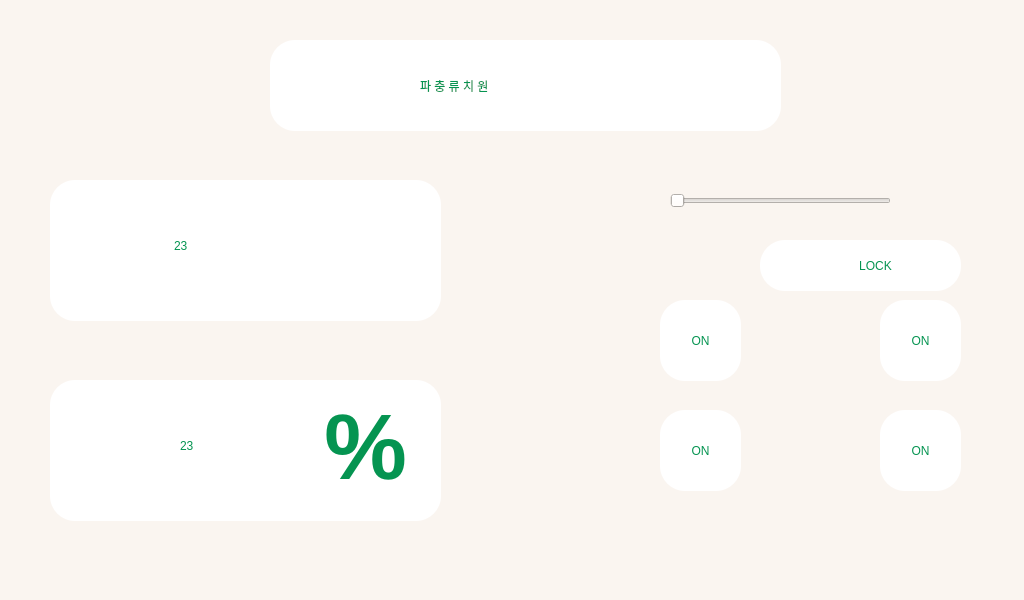
<?xml version="1.0" encoding="UTF-8"?>
<ui version="4.0">
 <class>MainWindow</class>
 <widget class="QMainWindow" name="MainWindow">
  <property name="geometry">
   <rect>
    <x>0</x>
    <y>0</y>
    <width>1024</width>
    <height>600</height>
   </rect>
  </property>
  <property name="windowTitle">
   <string>MainWindow</string>
  </property>
  <property name="autoFillBackground">
   <bool>false</bool>
  </property>
  <property name="styleSheet">
   <string notr="true">background-color: rgb(250, 245, 240);</string>
  </property>
  <widget class="QWidget" name="centralwidget">
   <widget class="QWidget" name="widget" native="true">
    <property name="geometry">
     <rect>
      <x>560</x>
      <y>150</y>
      <width>331</width>
      <height>91</height>
     </rect>
    </property>
    <widget class="QColumnView" name="columnView">
     <property name="geometry">
      <rect>
       <x>10</x>
       <y>10</y>
       <width>81</width>
       <height>81</height>
      </rect>
     </property>
     <property name="styleSheet">
      <string notr="true">border-image: url(:/newPrefix/led.png);
border-radius: 25%;</string>
     </property>
    </widget>
    <widget class="QSlider" name="horizontalSlider">
     <property name="geometry">
      <rect>
       <x>110</x>
       <y>30</y>
       <width>221</width>
       <height>41</height>
      </rect>
     </property>
     <property name="styleSheet">
      <string notr="true">selection-color: rgb(157, 178, 151);
</string>
     </property>
     <property name="maximum">
      <number>255</number>
     </property>
     <property name="singleStep">
      <number>3</number>
     </property>
     <property name="orientation">
      <enum>Qt::Horizontal</enum>
     </property>
    </widget>
   </widget>
   <widget class="QWidget" name="widget_2" native="true">
    <property name="geometry">
     <rect>
      <x>50</x>
      <y>380</y>
      <width>391</width>
      <height>141</height>
     </rect>
    </property>
    <property name="styleSheet">
     <string notr="true">background-color: rgb(255, 255, 255);
border-radius: 25%;</string>
    </property>
    <widget class="QColumnView" name="humid_img">
     <property name="geometry">
      <rect>
       <x>20</x>
       <y>20</y>
       <width>101</width>
       <height>101</height>
      </rect>
     </property>
     <property name="styleSheet">
      <string notr="true">background-color: rgb(255, 255, 255);
border-image: url(:/newPrefix/humid.png);
border-radius: 25%</string>
     </property>
    </widget>
    <widget class="QTextBrowser" name="humid_unit">
     <property name="geometry">
      <rect>
       <x>250</x>
       <y>10</y>
       <width>131</width>
       <height>121</height>
      </rect>
     </property>
     <property name="styleSheet">
      <string notr="true">background-color: rgb(255, 255, 255);
border-radius: 25%;
color: rgb(5, 148, 81);</string>
     </property>
     <property name="html">
      <string>&lt;!DOCTYPE HTML PUBLIC &quot;-//W3C//DTD HTML 4.0//EN&quot; &quot;http://www.w3.org/TR/REC-html40/strict.dtd&quot;&gt;
&lt;html&gt;&lt;head&gt;&lt;meta name=&quot;qrichtext&quot; content=&quot;1&quot; /&gt;&lt;meta charset=&quot;utf-8&quot; /&gt;&lt;style type=&quot;text/css&quot;&gt;
p, li { white-space: pre-wrap; }
hr { height: 1px; border-width: 0; }
li.unchecked::marker { content: &quot;\2610&quot;; }
li.checked::marker { content: &quot;\2612&quot;; }
&lt;/style&gt;&lt;/head&gt;&lt;body style=&quot; font-family:'맑은 고딕'; font-size:9pt; font-weight:400; font-style:normal;&quot;&gt;
&lt;p align=&quot;center&quot; style=&quot; margin-top:0px; margin-bottom:0px; margin-left:0px; margin-right:0px; -qt-block-indent:0; text-indent:0px;&quot;&gt;&lt;span style=&quot; font-family:'Sans Serif'; font-size:70pt; font-weight:600; color:#059451;&quot;&gt;%&lt;/span&gt;&lt;/p&gt;&lt;/body&gt;&lt;/html&gt;</string>
     </property>
    </widget>
    <widget class="QLabel" name="humid_val">
     <property name="geometry">
      <rect>
       <x>130</x>
       <y>30</y>
       <width>121</width>
       <height>71</height>
      </rect>
     </property>
     <property name="styleSheet">
      <string notr="true">background-color: rgb(255, 255, 255);
color: rgb(5, 148, 81);
font-weight: &quot;Bolder&quot;;
font: 700 62pt &quot;맑은 고딕&quot;;
</string>
     </property>
     <property name="text">
      <string>23</string>
     </property>
    </widget>
   </widget>
   <widget class="QWidget" name="widget_3" native="true">
    <property name="geometry">
     <rect>
      <x>50</x>
      <y>180</y>
      <width>391</width>
      <height>141</height>
     </rect>
    </property>
    <property name="styleSheet">
     <string notr="true">background-color: rgb(255, 255, 255);
border-radius: 25%;</string>
    </property>
    <widget class="QColumnView" name="temp_img">
     <property name="geometry">
      <rect>
       <x>0</x>
       <y>10</y>
       <width>131</width>
       <height>121</height>
      </rect>
     </property>
     <property name="styleSheet">
      <string notr="true">background-color: rgb(255, 255, 255);
border-image: url(:/newPrefix/temp.png);
border-image: url(:/newPrefix/temp.png);
border-radius: 25%</string>
     </property>
    </widget>
    <widget class="QTextBrowser" name="temp_unit">
     <property name="geometry">
      <rect>
       <x>250</x>
       <y>10</y>
       <width>111</width>
       <height>101</height>
      </rect>
     </property>
     <property name="styleSheet">
      <string notr="true">background-color: rgb(255, 255, 255);
border-image: url(:/newPrefix/temperature_celsius_icon_137115.png);
border-radius: 25%</string>
     </property>
     <property name="html">
      <string>&lt;!DOCTYPE HTML PUBLIC &quot;-//W3C//DTD HTML 4.0//EN&quot; &quot;http://www.w3.org/TR/REC-html40/strict.dtd&quot;&gt;
&lt;html&gt;&lt;head&gt;&lt;meta name=&quot;qrichtext&quot; content=&quot;1&quot; /&gt;&lt;meta charset=&quot;utf-8&quot; /&gt;&lt;style type=&quot;text/css&quot;&gt;
p, li { white-space: pre-wrap; }
hr { height: 1px; border-width: 0; }
li.unchecked::marker { content: &quot;\2610&quot;; }
li.checked::marker { content: &quot;\2612&quot;; }
&lt;/style&gt;&lt;/head&gt;&lt;body style=&quot; font-family:'맑은 고딕'; font-size:9pt; font-weight:400; font-style:normal;&quot;&gt;
&lt;p align=&quot;center&quot; style=&quot;-qt-paragraph-type:empty; margin-top:0px; margin-bottom:0px; margin-left:0px; margin-right:0px; -qt-block-indent:0; text-indent:0px;&quot;&gt;&lt;br /&gt;&lt;/p&gt;&lt;/body&gt;&lt;/html&gt;</string>
     </property>
    </widget>
    <widget class="QLabel" name="temp_val">
     <property name="geometry">
      <rect>
       <x>124</x>
       <y>30</y>
       <width>121</width>
       <height>71</height>
      </rect>
     </property>
     <property name="styleSheet">
      <string notr="true">background-color: rgb(255, 255, 255);
color: rgb(5, 148, 81);
font-weight: &quot;Bolder&quot;;
font: 700 62pt &quot;맑은 고딕&quot;;
</string>
     </property>
     <property name="text">
      <string>23</string>
     </property>
    </widget>
   </widget>
   <widget class="QPushButton" name="fan_btn">
    <property name="geometry">
     <rect>
      <x>660</x>
      <y>300</y>
      <width>81</width>
      <height>81</height>
     </rect>
    </property>
    <property name="styleSheet">
     <string notr="true">color: rgb(5, 148, 81);
background-color: rgb(255, 255, 255);
border-radius:25%;
font: 700 22pt &quot;맑은 고딕&quot;;</string>
    </property>
    <property name="text">
     <string>ON</string>
    </property>
   </widget>
   <widget class="QColumnView" name="heat_img">
    <property name="geometry">
     <rect>
      <x>790</x>
      <y>300</y>
      <width>81</width>
      <height>81</height>
     </rect>
    </property>
    <property name="styleSheet">
     <string notr="true">border-image: url(:/newPrefix/heater.png);
border-radius: 25%;</string>
    </property>
   </widget>
   <widget class="QColumnView" name="waterfall_img">
    <property name="geometry">
     <rect>
      <x>570</x>
      <y>410</y>
      <width>81</width>
      <height>81</height>
     </rect>
    </property>
    <property name="styleSheet">
     <string notr="true">border-image: url(:/newPrefix/waterfall.png);
border-radius: 25%;</string>
    </property>
   </widget>
   <widget class="QColumnView" name="humidifier_img">
    <property name="geometry">
     <rect>
      <x>790</x>
      <y>410</y>
      <width>81</width>
      <height>81</height>
     </rect>
    </property>
    <property name="styleSheet">
     <string notr="true">border-image: url(:/newPrefix/humidifier.png);
border-radius: 25%;</string>
    </property>
   </widget>
   <widget class="QPushButton" name="heat_btn">
    <property name="geometry">
     <rect>
      <x>880</x>
      <y>300</y>
      <width>81</width>
      <height>81</height>
     </rect>
    </property>
    <property name="styleSheet">
     <string notr="true">color: rgb(5, 148, 81);
background-color: rgb(255, 255, 255);
border-radius:25%;
font: 700 22pt &quot;맑은 고딕&quot;;</string>
    </property>
    <property name="text">
     <string>ON</string>
    </property>
   </widget>
   <widget class="QPushButton" name="waterfall_btn">
    <property name="geometry">
     <rect>
      <x>660</x>
      <y>410</y>
      <width>81</width>
      <height>81</height>
     </rect>
    </property>
    <property name="styleSheet">
     <string notr="true">color: rgb(5, 148, 81);
background-color: rgb(255, 255, 255);
border-radius:25%;
font: 700 22pt &quot;맑은 고딕&quot;;</string>
    </property>
    <property name="text">
     <string>ON</string>
    </property>
   </widget>
   <widget class="QPushButton" name="humidifier_btn">
    <property name="geometry">
     <rect>
      <x>880</x>
      <y>410</y>
      <width>81</width>
      <height>81</height>
     </rect>
    </property>
    <property name="styleSheet">
     <string notr="true">color: rgb(5, 148, 81);
background-color: rgb(255, 255, 255);
border-radius:25%;
font: 700 22pt &quot;맑은 고딕&quot;;</string>
    </property>
    <property name="text">
     <string>ON</string>
    </property>
   </widget>
   <widget class="QColumnView" name="fan_img">
    <property name="geometry">
     <rect>
      <x>570</x>
      <y>300</y>
      <width>81</width>
      <height>81</height>
     </rect>
    </property>
    <property name="styleSheet">
     <string notr="true">border-image: url(:/newPrefix/fan.png);
border-radius: 25%;</string>
    </property>
   </widget>
   <widget class="QWidget" name="widget_4" native="true">
    <property name="geometry">
     <rect>
      <x>270</x>
      <y>40</y>
      <width>511</width>
      <height>91</height>
     </rect>
    </property>
    <property name="styleSheet">
     <string notr="true">background-color: rgb(255, 255, 255);
border-radius: 25%;</string>
    </property>
    <widget class="QFrame" name="frame">
     <property name="geometry">
      <rect>
       <x>10</x>
       <y>10</y>
       <width>120</width>
       <height>80</height>
      </rect>
     </property>
     <property name="styleSheet">
      <string notr="true">border-image: url(:/newPrefix/retile01.png);
border-radius: 25%;</string>
     </property>
     <property name="frameShape">
      <enum>QFrame::StyledPanel</enum>
     </property>
     <property name="frameShadow">
      <enum>QFrame::Raised</enum>
     </property>
    </widget>
    <widget class="QLabel" name="title">
     <property name="geometry">
      <rect>
       <x>150</x>
       <y>10</y>
       <width>351</width>
       <height>71</height>
      </rect>
     </property>
     <property name="styleSheet">
      <string notr="true">font: 700 36pt &quot;맑은 고딕&quot;;
color: rgb(5, 148, 81);
background-color: rgb(255, 255, 255);</string>
     </property>
     <property name="text">
      <string>파 충 류 치 원 </string>
     </property>
    </widget>
   </widget>
   <widget class="QWidget" name="lock" native="true">
    <property name="geometry">
     <rect>
      <x>760</x>
      <y>240</y>
      <width>201</width>
      <height>51</height>
     </rect>
    </property>
    <property name="styleSheet">
     <string notr="true">background-color: rgb(255, 255, 255);
border-radius: 25%;</string>
    </property>
    <widget class="QWidget" name="lock_img" native="true">
     <property name="geometry">
      <rect>
       <x>20</x>
       <y>10</y>
       <width>31</width>
       <height>31</height>
      </rect>
     </property>
     <property name="styleSheet">
      <string notr="true">border-image: url(:/newPrefix/lock.png);</string>
     </property>
    </widget>
    <widget class="QPushButton" name="lock_btn">
     <property name="geometry">
      <rect>
       <x>60</x>
       <y>10</y>
       <width>111</width>
       <height>31</height>
      </rect>
     </property>
     <property name="styleSheet">
      <string notr="true">color: rgb(5, 148, 81);
background-color: rgb(255, 255, 255);
border-radius: 50%;
font: 700 18pt &quot;맑은 고딕&quot;;</string>
     </property>
     <property name="text">
      <string>LOCK</string>
     </property>
    </widget>
   </widget>
  </widget>
  <widget class="QMenuBar" name="menubar">
   <property name="geometry">
    <rect>
     <x>0</x>
     <y>0</y>
     <width>1024</width>
     <height>22</height>
    </rect>
   </property>
  </widget>
  <widget class="QStatusBar" name="statusbar"/>
 </widget>
 <resources>
  <include location="../../../../pjt/icon.qrc"/>
  <include location="../../Downloads/icon.qrc"/>
 </resources>
 <connections>
  <connection>
   <sender>fan_btn</sender>
   <signal>clicked()</signal>
   <receiver>MainWindow</receiver>
   <slot>fan_on()</slot>
   <hints>
    <hint type="sourcelabel">
     <x>703</x>
     <y>340</y>
    </hint>
    <hint type="destinationlabel">
     <x>759</x>
     <y>213</y>
    </hint>
   </hints>
  </connection>
  <connection>
   <sender>heat_btn</sender>
   <signal>clicked()</signal>
   <receiver>MainWindow</receiver>
   <slot>heat_on()</slot>
   <hints>
    <hint type="sourcelabel">
     <x>944</x>
     <y>331</y>
    </hint>
    <hint type="destinationlabel">
     <x>975</x>
     <y>210</y>
    </hint>
   </hints>
  </connection>
  <connection>
   <sender>waterfall_btn</sender>
   <signal>clicked()</signal>
   <receiver>MainWindow</receiver>
   <slot>waterfall_on()</slot>
   <hints>
    <hint type="sourcelabel">
     <x>673</x>
     <y>485</y>
    </hint>
    <hint type="destinationlabel">
     <x>637</x>
     <y>553</y>
    </hint>
   </hints>
  </connection>
  <connection>
   <sender>humidifier_btn</sender>
   <signal>clicked()</signal>
   <receiver>MainWindow</receiver>
   <slot>humidifier_on()</slot>
   <hints>
    <hint type="sourcelabel">
     <x>882</x>
     <y>482</y>
    </hint>
    <hint type="destinationlabel">
     <x>880</x>
     <y>533</y>
    </hint>
   </hints>
  </connection>
  <connection>
   <sender>lock_btn</sender>
   <signal>clicked()</signal>
   <receiver>MainWindow</receiver>
   <slot>lock_on()</slot>
   <hints>
    <hint type="sourcelabel">
     <x>880</x>
     <y>302</y>
    </hint>
    <hint type="destinationlabel">
     <x>966</x>
     <y>179</y>
    </hint>
   </hints>
  </connection>
  <connection>
   <sender>horizontalSlider</sender>
   <signal>valueChanged(int)</signal>
   <receiver>MainWindow</receiver>
   <slot>led_on()</slot>
   <hints>
    <hint type="sourcelabel">
     <x>674</x>
     <y>212</y>
    </hint>
    <hint type="destinationlabel">
     <x>804</x>
     <y>165</y>
    </hint>
   </hints>
  </connection>
 </connections>
 <slots>
  <slot>fan_on()</slot>
  <slot>heat_on()</slot>
  <slot>waterfall_on()</slot>
  <slot>humidifier_on()</slot>
  <slot>lock_on()</slot>
  <slot>led_on()</slot>
 </slots>
</ui>
